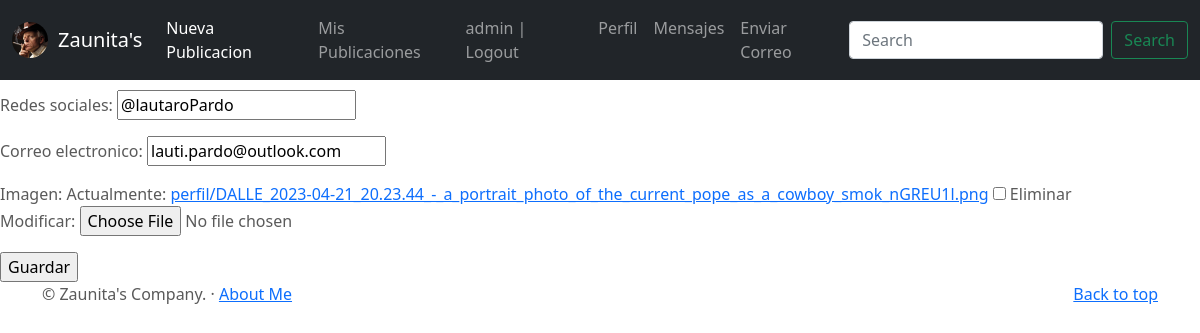
Screenshot of /perfil/5/update (signed in) with the database file from the repository.
### Zaunita/models.py (models this page shows)
class Perfil(models.Model):
    user = models.OneToOneField(to=User, on_delete=models.CASCADE, related_name="perfil")
    redes_sociales = models.CharField(max_length=30)
    correo_electronico = models.EmailField()
    imagen = models.ImageField(upload_to="perfil", null=True, blank=True)

### Zaunita/views.py (the view, shortened to what this page needs)
# urls.py: path('perfil/<pk>/update', PerfilUpdate.as_view(), name="perfil-update"),
class PerfilUpdate(LoginRequiredMixin, UserPassesTestMixin, UpdateView):
    model = Perfil
    fields = "__all__"
    success_url = reverse_lazy("publicacion-list")
    def test_func(self):
        return self.request.user.is_authenticated

### Zaunita/templates/Zaunita/perfil_form.html (shortened to what this page needs)
{% extends 'Zaunita/base.html' %}
{% block main %}
<form method="POST" enctype="multipart/form-data">
    {{form.as_p}}
    <input type="submit" value="Guardar">
</form>
{% endblock %}

### Zaunita/templates/Zaunita/base.html (shortened to what this page needs)
<!DOCTYPE html>
<html lang="en">
<head>
  {% load static %}
<link href="{% static 'Zaunita/css/bootstrap.min.css' %}" rel="stylesheet">
    <link href="{% static 'Zaunita/css/carousel.css' %}" rel="stylesheet">
  </head>
  <body>
<header>
  <nav class="navbar navbar-expand-md navbar-dark fixed-top bg-dark">
    <div class="container-fluid">
        {% if user.perfil.imagen %}
          <a href="{% url 'perfil-update' user.perfil.id %}">
          <img src="{{user.perfil.imagen.url}}" height="100%" width="36px" style="border-radius: 50%; margin-right: 10px">
          </a>
        {% endif %}
      <a class="navbar-brand" href="{% url 'index' %}"> Zaunita's </a>
      <div class="collapse navbar-collapse" id="navbarCollapse">
        <ul class="navbar-nav me-auto mb-2 mb-md-0">
          <li class="nav-item">
            <a class="nav-link active" aria-current="page" href="{% url 'publicacion-create' %}"> Nueva Publicacion </a>
          </li>
          <li class="nav-item">
            <a class="nav-link" href="{% url 'publicacion-list' %}">Mis Publicaciones</a>
          </li>
          {% if user.is_authenticated %}
            <li class="nav-item">
              <a class="nav-link" href="{% url 'logout' %}">{{user.username}} | Logout</a>
            </li>
            <li class="nav-item">
              <a class="nav-link" href="{% url 'perfil-create' user.id %}"> Perfil </a>
            </li>
            <li class="nav-item">
              <a class="nav-link" href="{% url 'correo-list' %}">Mensajes</a>
            </li>
          {% endif %}
          <li class="nav-item">
            <a class="nav-link" href="{% url 'correo-create' %}">Enviar Correo</a>
          </li>
        </ul>
        <form class="d-flex">
          <input class="form-control me-2" type="search" placeholder="Search" aria-label="Search">
          <button class="btn btn-outline-success" type="submit">Search</button>
        </form>
      </div>
    </div>
  </nav>
</header>
{% block main %}
{% endblock %}
  <footer class="container">
    <p class="float-end"><a href="https://getbootstrap.com/docs/5.0/examples/carousel/#">Back to top</a></p>
    <p>© Zaunita's Company. · <a href="{% url 'about'%}">About Me</a></p>
  </footer>
</body></html>

### Zaunita/static/Zaunita/css/carousel.css (style rules this page uses)
body { padding-top: 3rem; padding-bottom: 3rem; color: #5a5a5a; }

### rows the page displays
Perfil: redes_sociales "@lautaroPardo", correo_electronico "lauti.pardo@outlook.com"

### other values shown
{{ user.username }} "admin"
